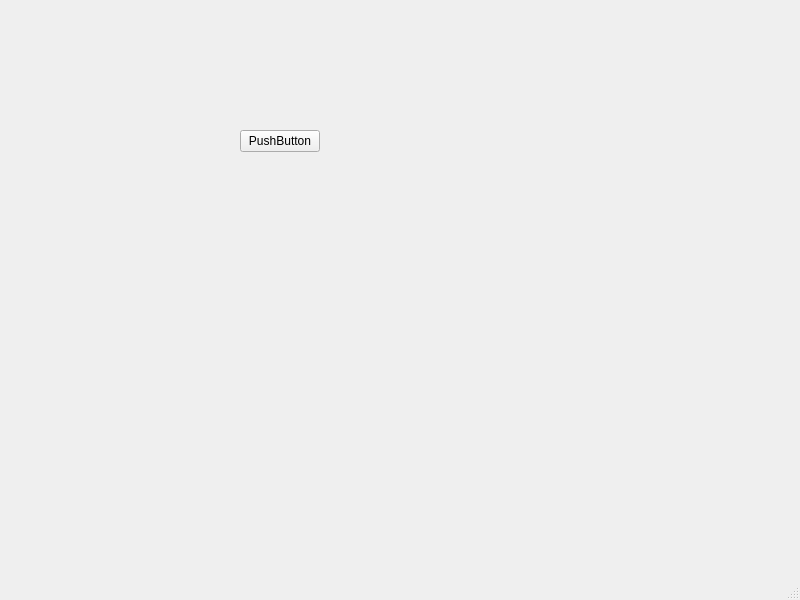
<?xml version="1.0" encoding="UTF-8"?>
<ui version="4.0">
 <class>SetupWin</class>
 <widget class="QMainWindow" name="SetupWin">
  <property name="windowModality">
   <enum>Qt::WindowModal</enum>
  </property>
  <property name="geometry">
   <rect>
    <x>0</x>
    <y>0</y>
    <width>800</width>
    <height>600</height>
   </rect>
  </property>
  <property name="windowTitle">
   <string>MainWindow</string>
  </property>
  <widget class="QWidget" name="centralwidget">
   <widget class="QPushButton" name="pushButton">
    <property name="geometry">
     <rect>
      <x>240</x>
      <y>130</y>
      <width>80</width>
      <height>22</height>
     </rect>
    </property>
    <property name="text">
     <string>PushButton</string>
    </property>
   </widget>
  </widget>
  <widget class="QMenuBar" name="menubar">
   <property name="geometry">
    <rect>
     <x>0</x>
     <y>0</y>
     <width>800</width>
     <height>21</height>
    </rect>
   </property>
  </widget>
  <widget class="QStatusBar" name="statusbar"/>
 </widget>
 <resources/>
 <connections>
  <connection>
   <sender>pushButton</sender>
   <signal>clicked()</signal>
   <receiver>SetupWin</receiver>
   <slot>hide()</slot>
   <hints>
    <hint type="sourcelabel">
     <x>279</x>
     <y>161</y>
    </hint>
    <hint type="destinationlabel">
     <x>399</x>
     <y>299</y>
    </hint>
   </hints>
  </connection>
 </connections>
</ui>
